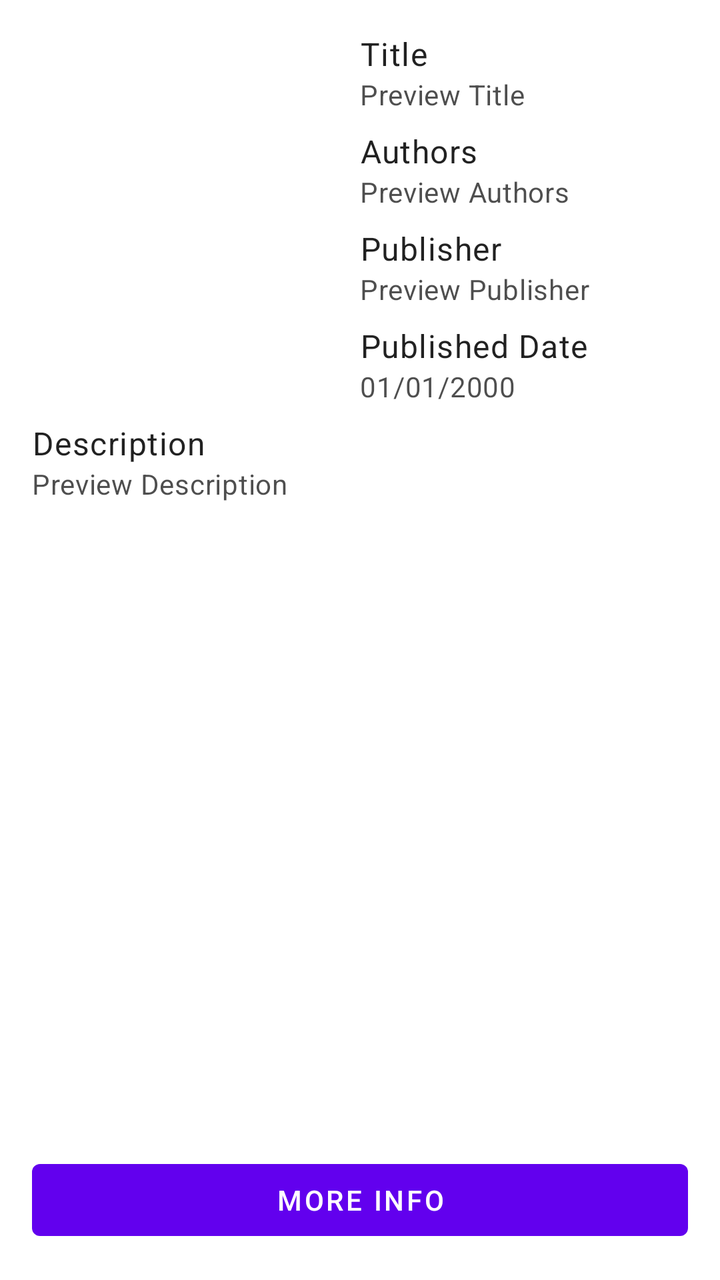
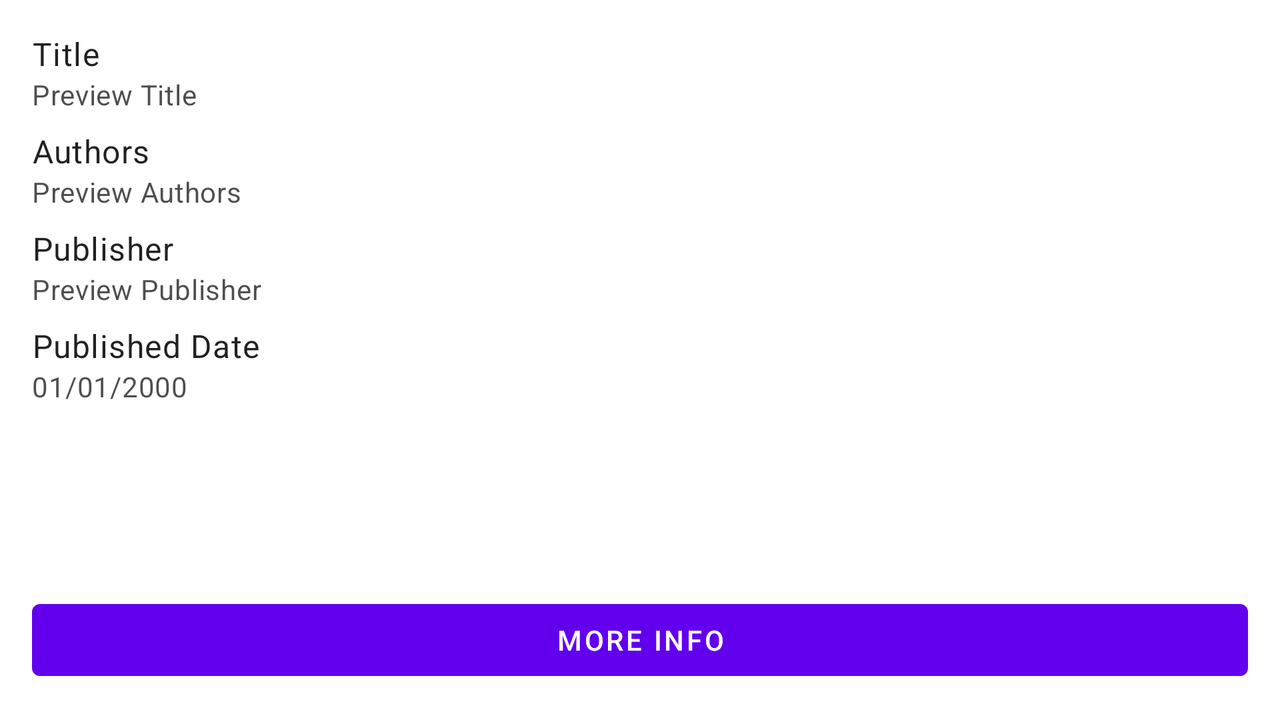

One screen, two layout resources from the same app: the default and the repository's alternative for another configuration. Each is rendered where Android would select it; the XML of both is given below.
<!-- AndroidManifest.xml: activity theme AppTheme -->
<!-- res/layout/fragment_book.xml -->
<?xml version="1.0" encoding="utf-8"?>
<androidx.constraintlayout.widget.ConstraintLayout xmlns:android="http://schemas.android.com/apk/res/android"
    xmlns:app="http://schemas.android.com/apk/res-auto"
    xmlns:tools="http://schemas.android.com/tools"
    android:layout_width="match_parent"
    android:layout_height="match_parent"
    android:padding="@dimen/default_padding"
    tools:context=".BookActivity">

    <LinearLayout
        android:id="@+id/top_info"
        android:layout_width="match_parent"
        android:layout_height="wrap_content"
        android:orientation="horizontal"
        app:layout_constraintEnd_toEndOf="parent"
        app:layout_constraintStart_toStartOf="parent"
        app:layout_constraintTop_toTopOf="parent">

        <ImageView
            android:id="@+id/img_book_thumbnail"
            android:layout_width="match_parent"
            android:layout_height="match_parent"
            android:layout_marginBottom="8dp"
            android:layout_weight=".5"
            android:contentDescription="@string/thumbnail"
            android:foregroundGravity="top"
            android:paddingStart="0dp"
            android:paddingEnd="16dp"
            android:scaleType="fitStart" />

        <LinearLayout
            android:layout_width="match_parent"
            android:layout_height="wrap_content"
            android:layout_weight=".5"
            android:orientation="vertical">

            <TextView
                style="@style/TextAppearance.MaterialComponents.Body1"
                android:layout_width="match_parent"
                android:layout_height="wrap_content"
                android:text="@string/title" />

            <TextView
                android:id="@+id/text_book_title"
                style="@style/TextAppearance.MaterialComponents.Body2"
                android:layout_width="match_parent"
                android:layout_height="wrap_content"
                android:layout_marginBottom="8dp"
                android:alpha=".8"
                android:maxLines="3"
                android:text="@string/preview_title" />

            <TextView
                style="@style/TextAppearance.MaterialComponents.Body1"
                android:layout_width="match_parent"
                android:layout_height="wrap_content"
                android:text="@string/authors" />

            <TextView
                android:id="@+id/text_book_authors"
                style="@style/TextAppearance.MaterialComponents.Body2"
                android:layout_width="match_parent"
                android:layout_height="wrap_content"
                android:layout_marginBottom="8dp"
                android:alpha=".8"
                android:maxLines="3"
                android:text="@string/preview_authors" />

            <TextView
                style="@style/TextAppearance.MaterialComponents.Body1"
                android:layout_width="match_parent"
                android:layout_height="wrap_content"
                android:text="@string/publisher" />

            <TextView
                android:id="@+id/text_book_publisher"
                style="@style/TextAppearance.MaterialComponents.Body2"
                android:layout_width="match_parent"
                android:layout_height="wrap_content"
                android:layout_marginBottom="8dp"
                android:alpha=".8"
                android:text="@string/preview_publisher" />

            <TextView
                style="@style/TextAppearance.MaterialComponents.Body1"
                android:layout_width="match_parent"
                android:layout_height="wrap_content"
                android:text="@string/published_date" />

            <TextView
                android:id="@+id/text_book_publish_date"
                style="@style/TextAppearance.MaterialComponents.Body2"
                android:layout_width="match_parent"
                android:layout_height="wrap_content"
                android:layout_marginBottom="8dp"
                android:alpha=".8"
                android:text="@string/preview_date" />

        </LinearLayout>

    </LinearLayout>

    <TextView
        android:id="@+id/label_description"
        style="@style/TextAppearance.MaterialComponents.Body1"
        android:layout_width="match_parent"
        android:layout_height="wrap_content"
        android:text="@string/description"
        app:layout_constraintTop_toBottomOf="@id/top_info"
        app:layout_constraintStart_toStartOf="parent"
        app:layout_constraintEnd_toEndOf="parent"/>

    <ScrollView
        android:layout_width="match_parent"
        android:layout_height="0dp"
        app:layout_constraintEnd_toEndOf="parent"
        app:layout_constraintStart_toStartOf="parent"
        app:layout_constraintTop_toBottomOf="@id/label_description"
        app:layout_constraintBottom_toTopOf="@id/btn_more_info">

        <TextView
            android:id="@+id/text_book_description"
            style="@style/TextAppearance.MaterialComponents.Body2"
            android:layout_width="match_parent"
            android:layout_height="wrap_content"
            android:layout_marginBottom="8dp"
            android:alpha=".8"
            android:gravity="top|start"
            android:text="@string/preview_description" />

    </ScrollView>

    <Button
        android:id="@+id/btn_more_info"
        style="@style/Widget.MaterialComponents.Button.UnelevatedButton"
        android:layout_width="match_parent"
        android:layout_height="wrap_content"
        android:text="@string/more_info"
        app:layout_constraintBottom_toBottomOf="parent"
        app:layout_constraintEnd_toEndOf="parent"
        app:layout_constraintStart_toStartOf="parent" />

</androidx.constraintlayout.widget.ConstraintLayout>
<!-- resources referenced by this layout -->
<resources>
  <dimen name="default_padding">16dp</dimen>
  <string name="authors">Authors</string>
  <string name="description">Description</string>
  <string name="more_info">More Info</string>
  <string name="preview_authors">Preview Authors</string>
  <string name="preview_date">01/01/2000</string>
  <string name="preview_description">Preview Description</string>
  <string name="preview_publisher">Preview Publisher</string>
  <string name="preview_title">Preview Title</string>
  <string name="published_date">Published Date</string>
  <string name="publisher">Publisher</string>
  <string name="thumbnail">thumbnail</string>
  <string name="title">Title</string>
  <style name="AppTheme" parent="Theme.MaterialComponents.Light.DarkActionBar">
          <item name="colorPrimary">@color/colorPrimary</item>
          <item name="colorPrimaryDark">@color/colorPrimaryDark</item>
          <item name="colorAccent">@color/colorAccent</item>
      </style>
</resources>
<!-- res/layout-land/fragment_book.xml (the repository's variant of the layout above) -->
<!-- drawn on the phone turned sideways -->
<?xml version="1.0" encoding="utf-8"?>
<androidx.constraintlayout.widget.ConstraintLayout xmlns:android="http://schemas.android.com/apk/res/android"
    xmlns:app="http://schemas.android.com/apk/res-auto"
    xmlns:tools="http://schemas.android.com/tools"
    android:layout_width="match_parent"
    android:layout_height="match_parent"
    android:padding="@dimen/default_padding"
    tools:context=".BookActivity">

    <LinearLayout
        android:id="@+id/top_info"
        android:layout_width="match_parent"
        android:layout_height="0dp"
        android:orientation="horizontal"
        app:layout_constraintBottom_toTopOf="@id/btn_more_info"
        app:layout_constraintEnd_toEndOf="parent"
        app:layout_constraintStart_toStartOf="parent"
        app:layout_constraintTop_toTopOf="parent">

        <LinearLayout
            android:layout_width="match_parent"
            android:layout_height="wrap_content"
            android:layout_weight=".5"
            android:orientation="vertical">

            <TextView
                style="@style/TextAppearance.MaterialComponents.Body1"
                android:layout_width="match_parent"
                android:layout_height="wrap_content"
                android:text="@string/title" />

            <TextView
                android:id="@+id/text_book_title"
                style="@style/TextAppearance.MaterialComponents.Body2"
                android:layout_width="match_parent"
                android:layout_height="wrap_content"
                android:layout_marginBottom="8dp"
                android:alpha=".8"
                android:maxLines="3"
                android:text="@string/preview_title" />

            <TextView
                style="@style/TextAppearance.MaterialComponents.Body1"
                android:layout_width="match_parent"
                android:layout_height="wrap_content"
                android:text="@string/authors" />

            <TextView
                android:id="@+id/text_book_authors"
                style="@style/TextAppearance.MaterialComponents.Body2"
                android:layout_width="match_parent"
                android:layout_height="wrap_content"
                android:layout_marginBottom="8dp"
                android:alpha=".8"
                android:maxLines="3"
                android:text="@string/preview_authors" />

            <TextView
                style="@style/TextAppearance.MaterialComponents.Body1"
                android:layout_width="match_parent"
                android:layout_height="wrap_content"
                android:text="@string/publisher" />

            <TextView
                android:id="@+id/text_book_publisher"
                style="@style/TextAppearance.MaterialComponents.Body2"
                android:layout_width="match_parent"
                android:layout_height="wrap_content"
                android:layout_marginBottom="8dp"
                android:alpha=".8"
                android:text="@string/preview_publisher" />

            <TextView
                style="@style/TextAppearance.MaterialComponents.Body1"
                android:layout_width="match_parent"
                android:layout_height="wrap_content"
                android:text="@string/published_date" />

            <TextView
                android:id="@+id/text_book_publish_date"
                style="@style/TextAppearance.MaterialComponents.Body2"
                android:layout_width="match_parent"
                android:layout_height="wrap_content"
                android:layout_marginBottom="8dp"
                android:alpha=".8"
                android:text="@string/preview_date" />

        </LinearLayout>

        <ImageView
            android:id="@+id/img_book_thumbnail"
            android:layout_width="match_parent"
            android:layout_height="match_parent"
            android:layout_marginBottom="8dp"
            android:layout_weight=".5"
            android:contentDescription="@string/thumbnail"
            android:foregroundGravity="top"
            android:paddingStart="0dp"
            android:paddingEnd="16dp"
            android:scaleType="fitEnd" />

    </LinearLayout>

    

    <ScrollView
        android:layout_width="match_parent"
        android:layout_height="0dp"
        app:layout_constraintStart_toStartOf="parent"
        app:layout_constraintEnd_toEndOf="parent"
        app:layout_constraintTop_toBottomOf="@id/label_description"
        android:visibility="gone">

        <TextView
            android:id="@+id/text_book_description"
            style="@style/TextAppearance.MaterialComponents.Body2"
            android:layout_width="match_parent"
            android:layout_height="wrap_content"
            android:layout_marginBottom="8dp"
            android:alpha=".8"
            android:gravity="top|start"
            android:text="@string/preview_description"
            android:visibility="gone"/>
    </ScrollView>

    <TextView
        android:id="@+id/label_description"
        style="@style/TextAppearance.MaterialComponents.Body1"
        android:layout_width="match_parent"
        android:layout_height="wrap_content"
        android:text="@string/description"
        android:visibility="gone"
        app:layout_constraintEnd_toEndOf="parent"
        app:layout_constraintStart_toStartOf="parent"
        app:layout_constraintTop_toBottomOf="@id/btn_more_info" />

    <Button
        android:id="@+id/btn_more_info"
        style="@style/Widget.MaterialComponents.Button.UnelevatedButton"
        android:layout_width="match_parent"
        android:layout_height="wrap_content"
        android:text="@string/more_info"
        app:layout_constraintBottom_toBottomOf="parent"
        app:layout_constraintEnd_toEndOf="parent"
        app:layout_constraintStart_toStartOf="parent" />

</androidx.constraintlayout.widget.ConstraintLayout>
